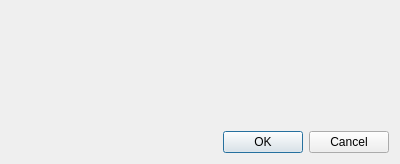
<?xml version="1.0" encoding="UTF-8"?>
<ui version="4.0">
 <class>ChooseVariableDialog</class>
 <widget class="QDialog" name="ChooseVariableDialog">
  <property name="geometry">
   <rect>
    <x>0</x>
    <y>0</y>
    <width>400</width>
    <height>164</height>
   </rect>
  </property>
  <property name="windowTitle">
   <string>Dialog</string>
  </property>
  <layout class="QVBoxLayout" name="verticalLayout">
   <item>
    <widget class="QLabel" name="lblCaption">
     <property name="sizePolicy">
      <sizepolicy hsizetype="Preferred" vsizetype="Minimum">
       <horstretch>0</horstretch>
       <verstretch>0</verstretch>
      </sizepolicy>
     </property>
     <property name="text">
      <string/>
     </property>
    </widget>
   </item>
   <item>
    <layout class="QVBoxLayout" name="layoutForCategorySelector">
     <property name="spacing">
      <number>0</number>
     </property>
    </layout>
   </item>
   <item>
    <widget class="QDialogButtonBox" name="buttonBox">
     <property name="orientation">
      <enum>Qt::Horizontal</enum>
     </property>
     <property name="standardButtons">
      <set>QDialogButtonBox::Cancel|QDialogButtonBox::Ok</set>
     </property>
    </widget>
   </item>
  </layout>
 </widget>
 <resources/>
 <connections>
  <connection>
   <sender>buttonBox</sender>
   <signal>accepted()</signal>
   <receiver>ChooseVariableDialog</receiver>
   <slot>accept()</slot>
   <hints>
    <hint type="sourcelabel">
     <x>248</x>
     <y>254</y>
    </hint>
    <hint type="destinationlabel">
     <x>157</x>
     <y>274</y>
    </hint>
   </hints>
  </connection>
  <connection>
   <sender>buttonBox</sender>
   <signal>rejected()</signal>
   <receiver>ChooseVariableDialog</receiver>
   <slot>reject()</slot>
   <hints>
    <hint type="sourcelabel">
     <x>316</x>
     <y>260</y>
    </hint>
    <hint type="destinationlabel">
     <x>286</x>
     <y>274</y>
    </hint>
   </hints>
  </connection>
 </connections>
</ui>
